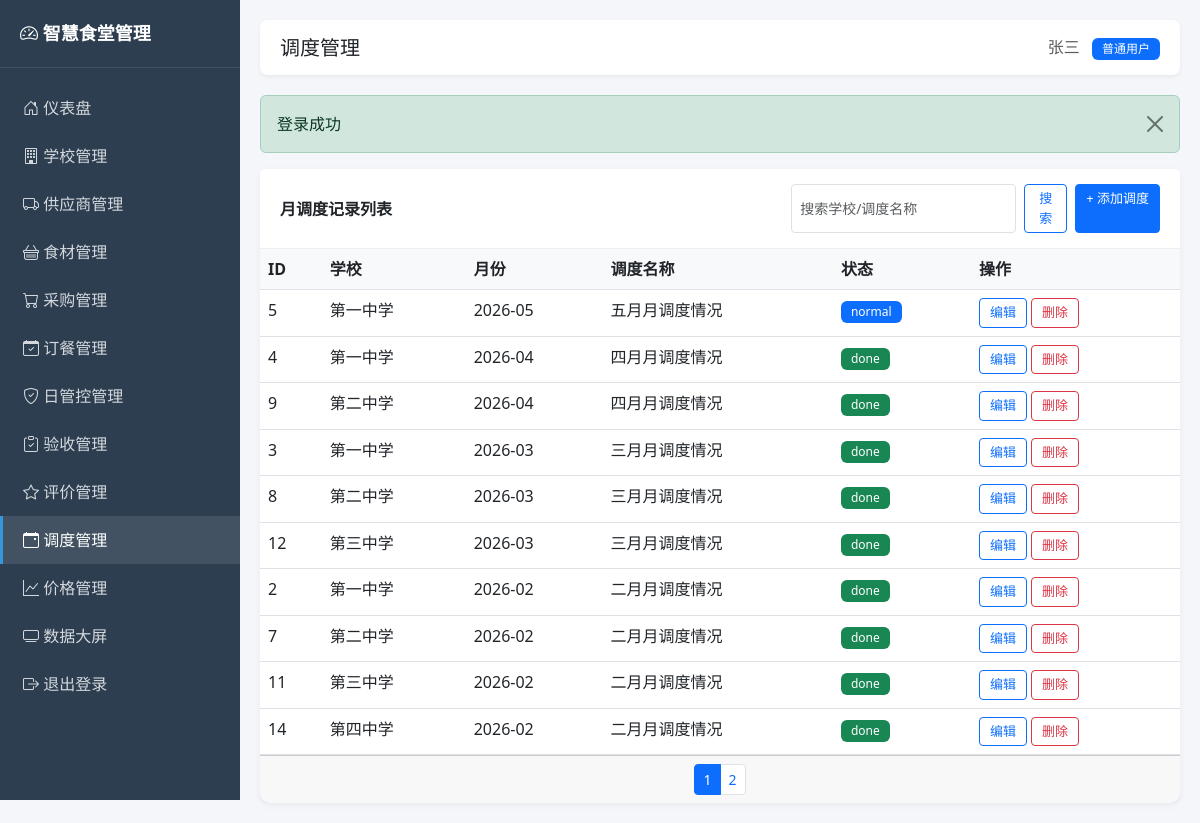
Page /admin/dispatches.php (signed in) on the committed database.
### tables this page shows
CREATE TABLE users (
    id INT UNSIGNED AUTO_INCREMENT PRIMARY KEY COMMENT '用户ID',
    username VARCHAR(50) NOT NULL UNIQUE COMMENT '登录用户名',
    password VARCHAR(64) NOT NULL COMMENT 'MD5加密密码',
    real_name VARCHAR(50) NOT NULL COMMENT '真实姓名',
    role TINYINT UNSIGNED NOT NULL DEFAULT 1 COMMENT '角色：0管理员 1普通用户',
    status TINYINT UNSIGNED NOT NULL DEFAULT 1 COMMENT '状态：0禁用 1启用',
    created_at DATETIME DEFAULT CURRENT_TIMESTAMP COMMENT '创建时间',
    updated_at DATETIME DEFAULT CURRENT_TIMESTAMP ON UPDATE CURRENT_TIMESTAMP COMMENT '更新时间',
    INDEX idx_status (status)
);

CREATE TABLE monthly_dispatches (
    id INT UNSIGNED AUTO_INCREMENT PRIMARY KEY COMMENT '记录ID',
    school_id INT UNSIGNED NOT NULL COMMENT '学校ID',
    month VARCHAR(20) NOT NULL COMMENT '月份 如 2026-01',
    dispatch_name VARCHAR(100) NOT NULL COMMENT '调度名称',
    status VARCHAR(20) DEFAULT 'normal' COMMENT '状态 normal/warning/urgent/done',
    content TEXT DEFAULT NULL COMMENT '调度内容',
    created_at DATETIME DEFAULT CURRENT_TIMESTAMP COMMENT '创建时间',
    updated_at DATETIME DEFAULT CURRENT_TIMESTAMP ON UPDATE CURRENT_TIMESTAMP COMMENT '更新时间',
    INDEX idx_school_month (school_id, month),
    CONSTRAINT fk_dispatches_school
        FOREIGN KEY (school_id) REFERENCES schools(id)
        ON DELETE RESTRICT ON UPDATE CASCADE
);

CREATE TABLE schools (
    id INT UNSIGNED AUTO_INCREMENT PRIMARY KEY COMMENT '学校ID',
    school_name VARCHAR(100) NOT NULL COMMENT '学校名称',
    region VARCHAR(50) NOT NULL COMMENT '所属区域/县区',
    address VARCHAR(200) DEFAULT NULL COMMENT '详细地址',
    contact_person VARCHAR(50) DEFAULT NULL COMMENT '联系人',
    contact_phone VARCHAR(20) DEFAULT NULL COMMENT '联系电话',
    student_count INT UNSIGNED DEFAULT 0 COMMENT '学生人数',
    teacher_count INT UNSIGNED DEFAULT 0 COMMENT '教师人数',
    created_at DATETIME DEFAULT CURRENT_TIMESTAMP COMMENT '创建时间',
    updated_at DATETIME DEFAULT CURRENT_TIMESTAMP ON UPDATE CURRENT_TIMESTAMP COMMENT '更新时间',
    INDEX idx_region (region)
);

### includes/functions.php (called while the page is built, shortened)
<?php
require_once __DIR__ . '/db.php';
function e($text) {
    return htmlspecialchars($text ?? '', ENT_QUOTES, 'UTF-8');
}
function input($key, $default = null) {
    return $default;
}
function getFlash() {
    if (isset($_SESSION['flash_message'])) {
        $msg = $_SESSION['flash_message'];
        return $msg;
    }
    return null;
}
function paginate($total, $page = 1, $pageSize = 10) {
    $page = max(1, intval($page));
    $pageSize = max(1, min(100, intval($pageSize)));
    $totalPage = max(1, ceil($total / $pageSize));
    $page = min($page, $totalPage);
    $offset = ($page - 1) * $pageSize;
    return [
        'page' => $page,
        'pageSize' => $pageSize,
        'totalPage' => $totalPage,
        'offset' => $offset,
        'limit' => $pageSize
    ];
}

### includes/auth.php (called while the page is built, shortened)
<?php
require_once __DIR__ . '/functions.php';
function isLoggedIn() {
    return isset($_SESSION['user_id']) && $_SESSION['user_id'] > 0;
}
function currentUser() {
    return queryOne("SELECT * FROM users WHERE id = ?", [$_SESSION['user_id']]);
}
function isAdmin() {
    $user = currentUser();
    return $user && $user['role'] == 0;
}

### includes/db.php (called while the page is built, shortened)
<?php
function getDB() {
    static $pdo = null;
    if ($pdo === null) {
        $dsn = "mysql:host=" . DB_HOST . ";port=" . DB_PORT . ";dbname=" . DB_NAME . ";charset=" . DB_CHARSET;
        $options = [
            PDO::ATTR_ERRMODE => PDO::ERRMODE_EXCEPTION,
            PDO::ATTR_DEFAULT_FETCH_MODE => PDO::FETCH_ASSOC,
            PDO::ATTR_EMULATE_PREPARES => false,
        ];
        try {
            $pdo = new PDO($dsn, DB_USER, DB_PASS, $options);
        } catch (PDOException $e) {
            die("数据库连接失败: " . $e->getMessage());
        }
    }
    return $pdo;
}
function queryAll($sql, $params = []) {
    $stmt = getDB()->prepare($sql);
    $stmt->execute($params);
    return $stmt->fetchAll();
}
function queryOne($sql, $params = []) {
    $stmt = getDB()->prepare($sql);
    $stmt->execute($params);
    $result = $stmt->fetch();
    return $result ?: null;
}

### admin/dispatches.php (the view, shortened to what this page needs)
<?php
require_once __DIR__ . '/../includes/auth.php';
$pageTitle = '调度管理';
$activeMenu = 'dispatches';
$action = input('action', 'list');
$id = intval(input('id', 0));
$schools = queryAll("SELECT id, school_name FROM schools ORDER BY id");
$editData = null;
$page = intval(input('page', 1));
$keyword = trim(input('keyword'));
$where = "WHERE 1=1";
$params = [];
$total = queryOne("SELECT COUNT(*) as c FROM monthly_dispatches m LEFT JOIN schools s ON m.school_id = s.id $where", $params)['c'];
$pager = paginate($total, $page, 10);
$list = queryAll("SELECT m.*, s.school_name FROM monthly_dispatches m LEFT JOIN schools s ON m.school_id = s.id $where ORDER BY m.month DESC LIMIT {$pager['limit']} OFFSET {$pager['offset']}", $params);
include 'header.php';
?>
<?php if ($action == 'add' || $action == 'edit'): ?>
<div class="card">
    <div class="card-header"><?php echo $action == 'edit' ? '编辑调度记录' : '添加调度记录'; ?></div>
    <div class="card-body">
        <form method="post" class="row g-3">
            <input type="hidden" name="id" value="<?php echo $id; ?>">
            <div class="col-md-6"><label class="form-label">学校 *</label>
                <select name="school_id" class="form-select" required>
                    <option value="">请选择</option>
                    <?php foreach ($schools as $s): ?>
                    <option value="<?php echo $s['id']; ?>" <?php echo ($editData['school_id'] ?? 0) == $s['id'] ? 'selected' : ''; ?>><?php echo e($s['school_name']); ?></option>
                    <?php endforeach; ?>
                </select>
            </div>
            <div class="col-md-6"><label class="form-label">月份 *</label><input type="month" name="month" class="form-control" value="<?php echo e($editData['month'] ?? date('Y-m')); ?>" required></div>
            <div class="col-md-6"><label class="form-label">调度名称 *</label><input type="text" name="dispatch_name" class="form-control" value="<?php echo e($editData['dispatch_name'] ?? ''); ?>" required></div>
            <div class="col-md-6"><label class="form-label">状态</label>
                <select name="status" class="form-select">
                    <option value="normal" <?php echo ($editData['status'] ?? 'normal') == 'normal' ? 'selected' : ''; ?>>正常</option>
                    <option value="warning" <?php echo ($editData['status'] ?? '') == 'warning' ? 'selected' : ''; ?>>警告</option>
                    <option value="urgent" <?php echo ($editData['status'] ?? '') == 'urgent' ? 'selected' : ''; ?>>紧急</option>
                    <option value="done" <?php echo ($editData['status'] ?? '') == 'done' ? 'selected' : ''; ?>>已完成</option>
                </select>
            </div>
            <div class="col-12"><label class="form-label">调度内容</label><textarea name="content" class="form-control" rows="4"><?php echo e($editData['content'] ?? ''); ?></textarea></div>
            <div class="col-12">
                <button type="submit" class="btn btn-primary">保存</button>
                <a href="dispatches.php" class="btn btn-secondary">返回</a>
            </div>
        </form>
    </div>
</div>
<?php else: ?>
<div class="card">
    <div class="card-header d-flex justify-content-between align-items-center">
        <span>月调度记录列表</span>
        <div class="d-flex gap-2">
            <form class="d-flex gap-2" method="get">
                <input type="text" name="keyword" class="form-control form-control-sm" placeholder="搜索学校/调度名称" value="<?php echo e($keyword); ?>">
                <button type="submit" class="btn btn-sm btn-outline-primary">搜索</button>
            </form>
            <a href="dispatches.php?action=add" class="btn btn-sm btn-primary">+ 添加调度</a>
        </div>
    </div>
    <div class="card-body p-0">
        <table class="table table-hover mb-0">
            <thead><tr><th>ID</th><th>学校</th><th>月份</th><th>调度名称</th><th>状态</th><th>操作</th></tr></thead>
            <tbody>
            <?php foreach ($list as $item): ?>
                <tr>
                    <td><?php echo $item['id']; ?></td>
                    <td><?php echo e($item['school_name']); ?></td>
                    <td><?php echo e($item['month']); ?></td>
                    <td><?php echo e($item['dispatch_name']); ?></td>
                    <td><span class="badge bg-<?php echo $item['status'] == 'done' ? 'success' : ($item['status'] == 'normal' ? 'primary' : ($item['status'] == 'warning' ? 'warning' : 'danger')); ?>"><?php echo e($item['status']); ?></span></td>
                    <td>
                        <a href="dispatches.php?action=edit&id=<?php echo $item['id']; ?>" class="btn btn-sm btn-outline-primary">编辑</a>
                        <a href="dispatches.php?action=delete&id=<?php echo $item['id']; ?>" class="btn btn-sm btn-outline-danger btn-delete">删除</a>
                    </td>
                </tr>
            <?php endforeach; ?>
            </tbody>
        </table>
    </div>
    <?php if ($pager['totalPage'] > 1): ?>
    <div class="card-footer">
        <nav><ul class="pagination pagination-sm justify-content-center mb-0">
            <?php for ($i = 1; $i <= $pager['totalPage']; $i++): ?>
            <li class="page-item <?php echo $i == $pager['page'] ? 'active' : ''; ?>"><a class="page-link" href="?page=<?php echo $i; ?>&keyword=<?php echo e($keyword); ?>"><?php echo $i; ?></a></li>
            <?php endfor; ?>
        </ul></nav>
    </div>
    <?php endif; ?>
</div>
<?php endif; ?>
<?php include 'footer.php'; ?>

### admin/header.php (shortened to what this page needs)
<?php
require_once __DIR__ . '/../includes/auth.php';
$user = currentUser();
?>
<!DOCTYPE html>
<html lang="zh-CN">
<head>
    <link href="https://cdn.jsdelivr.net/npm/bootstrap@5.3.0/dist/css/bootstrap.min.css" rel="stylesheet">
    <link rel="stylesheet" href="https://cdn.jsdelivr.net/npm/bootstrap-icons@1.10.0/font/bootstrap-icons.css">
</head>
<body>
<div class="sidebar">
    <div class="brand"><i class="bi bi-speedometer2"></i> 智慧食堂管理</div>
    <nav class="nav flex-column mt-3">
        <a class="nav-link <?php echo $activeMenu == 'dashboard' ? 'active' : ''; ?>" href="index.php"><i class="bi bi-house-door"></i> 仪表盘</a>
        <a class="nav-link <?php echo $activeMenu == 'schools' ? 'active' : ''; ?>" href="schools.php"><i class="bi bi-building"></i> 学校管理</a>
        <a class="nav-link <?php echo $activeMenu == 'suppliers' ? 'active' : ''; ?>" href="suppliers.php"><i class="bi bi-truck"></i> 供应商管理</a>
        <a class="nav-link <?php echo $activeMenu == 'ingredients' ? 'active' : ''; ?>" href="ingredients.php"><i class="bi bi-basket"></i> 食材管理</a>
        <a class="nav-link <?php echo $activeMenu == 'purchases' ? 'active' : ''; ?>" href="purchases.php"><i class="bi bi-cart"></i> 采购管理</a>
        <a class="nav-link <?php echo $activeMenu == 'orders' ? 'active' : ''; ?>" href="orders.php"><i class="bi bi-calendar-check"></i> 订餐管理</a>
        <a class="nav-link <?php echo $activeMenu == 'daily_controls' ? 'active' : ''; ?>" href="daily_controls.php"><i class="bi bi-shield-check"></i> 日管控管理</a>
        <a class="nav-link <?php echo $activeMenu == 'acceptances' ? 'active' : ''; ?>" href="acceptances.php"><i class="bi bi-clipboard-check"></i> 验收管理</a>
        <a class="nav-link <?php echo $activeMenu == 'evaluations' ? 'active' : ''; ?>" href="evaluations.php"><i class="bi bi-star"></i> 评价管理</a>
        <a class="nav-link <?php echo $activeMenu == 'dispatches' ? 'active' : ''; ?>" href="dispatches.php"><i class="bi bi-calendar-event"></i> 调度管理</a>
        <a class="nav-link <?php echo $activeMenu == 'prices' ? 'active' : ''; ?>" href="prices.php"><i class="bi bi-graph-up"></i> 价格管理</a>
        <?php if (isAdmin()): ?>
        <a class="nav-link <?php echo $activeMenu == 'users' ? 'active' : ''; ?>" href="users.php"><i class="bi bi-people"></i> 用户管理</a>
        <?php endif; ?>
        <a class="nav-link" href="../dashboard/index.php" target="_blank"><i class="bi bi-tv"></i> 数据大屏</a>
        <a class="nav-link" href="logout.php"><i class="bi bi-box-arrow-right"></i> 退出登录</a>
    </nav>
</div>
<div class="main-content">
    <div class="topbar">
        <h5 class="m-0"><?php echo isset($pageTitle) ? e($pageTitle) : '管理后台'; ?></h5>
        <div>
            <span class="text-muted"><?php echo e($user['real_name']); ?></span>
            <span class="badge bg-<?php echo $user['role'] == 0 ? 'danger' : 'primary'; ?> ms-2"><?php echo $user['role'] == 0 ? '管理员' : '普通用户'; ?></span>
        </div>
    </div>
    <?php $flash = getFlash(); if ($flash): ?>
    <div class="alert alert-<?php echo $flash['type'] == 'error' ? 'danger' : $flash['type']; ?> alert-dismissible fade show">
        <?php echo e($flash['message']); ?>
        <button type="button" class="btn-close" data-bs-dismiss="alert"></button>
    </div>
    <?php endif; ?>

### admin/header.php (style rules this page uses)
body { background-color: #f5f6fa; }
.sidebar { min-height: 100vh; background: #2c3e50; color: #fff; width: 240px; position: fixed; left: 0; top: 0; }
.sidebar .brand { padding: 20px; font-size: 18px; font-weight: bold; border-bottom: 1px solid rgba(255,255,255,0.1); }
.sidebar .nav-link { color: rgba(255,255,255,0.8); padding: 12px 20px; border-left: 3px solid transparent; }
.sidebar .nav-link:hover, .sidebar .nav-link.active { color: #fff; background: rgba(255,255,255,0.1); border-left-color: #3498db; }
.sidebar .nav-link i { width: 24px; }
.main-content { margin-left: 240px; padding: 20px; }
.topbar { background: #fff; padding: 15px 20px; border-radius: 8px; margin-bottom: 20px; box-shadow: 0 2px 4px rgba(0,0,0,0.05); display: flex; justify-content: space-between; align-items: center; }
.card { border: none; border-radius: 10px; box-shadow: 0 2px 8px rgba(0,0,0,0.05); }
.card-header { background: #fff; border-bottom: 1px solid #f0f0f0; font-weight: 600; padding: 15px 20px; }
.table th { background: #f8f9fa; font-weight: 600; }
.btn-sm { padding: 4px 10px; font-size: 13px; }
.badge { font-weight: 500; padding: 5px 10px; }

### rows in the picture
users: real_name "张三"
monthly_dispatches: id "5", school.school_name "第一中学", month "2026-05", dispatch_name "五月月调度情况", status "normal"
monthly_dispatches: id "4", school.school_name "第一中学", month "2026-04", dispatch_name "四月月调度情况", status "done"
monthly_dispatches: id "9", school.school_name "第二中学", month "2026-04", dispatch_name "四月月调度情况", status "done"
monthly_dispatches: id "3", school.school_name "第一中学", month "2026-03", dispatch_name "三月月调度情况", status "done"
monthly_dispatches: id "8", school.school_name "第二中学", month "2026-03", dispatch_name "三月月调度情况", status "done"
monthly_dispatches: id "12", school.school_name "第三中学", month "2026-03", dispatch_name "三月月调度情况", status "done"
monthly_dispatches: id "2", school.school_name "第一中学", month "2026-02", dispatch_name "二月月调度情况", status "done"
monthly_dispatches: id "7", school.school_name "第二中学", month "2026-02", dispatch_name "二月月调度情况", status "done"
monthly_dispatches: id "11", school.school_name "第三中学", month "2026-02", dispatch_name "二月月调度情况", status "done"
monthly_dispatches: id "14", school.school_name "第四中学", month "2026-02", dispatch_name "二月月调度情况", status "done"

### other values in the picture
$pageTitle "调度管理"
$flash['message'] "登录成功"
